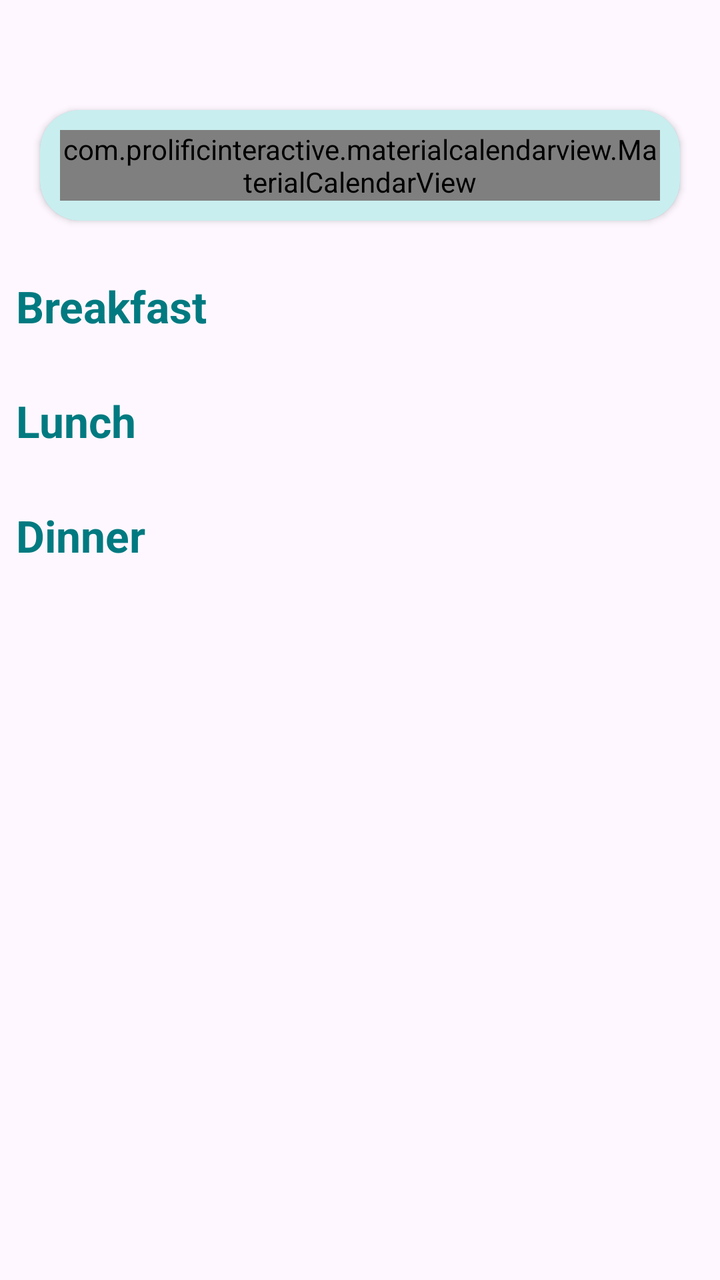
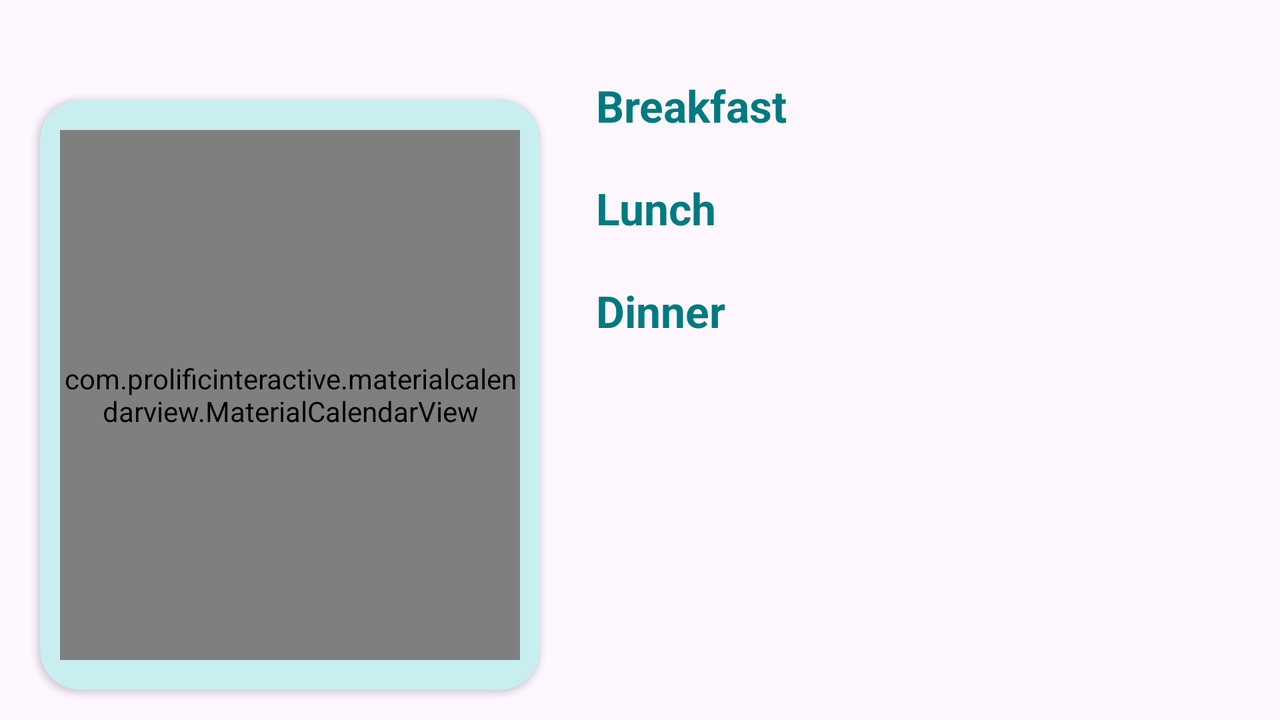

Compare how this app lays out the same screen by default and in its alternative resource folder. The renders come first, then the two layout files and the values they reference.
<!-- AndroidManifest.xml: application theme Theme.FlexMeals -->
<!-- res/layout/fragment_plan.xml -->
<?xml version="1.0" encoding="utf-8"?>
<androidx.constraintlayout.widget.ConstraintLayout xmlns:android="http://schemas.android.com/apk/res/android"
    xmlns:app="http://schemas.android.com/apk/res-auto"
    xmlns:tools="http://schemas.android.com/tools"
    android:layout_width="match_parent"
    android:layout_height="match_parent"
    tools:context=".planFragment.view.PlanFragment">

    <androidx.cardview.widget.CardView
        android:id="@+id/cardView"
        android:layout_width="match_parent"
        android:layout_height="wrap_content"
        android:layout_marginStart="20dp"
        android:layout_marginTop="55dp"
        android:layout_marginEnd="20dp"
        app:cardCornerRadius="20dp"
        app:layout_constraintTop_toTopOf="parent">

        <androidx.constraintlayout.widget.ConstraintLayout
            android:layout_width="match_parent"
            android:layout_height="match_parent"
            android:background="#3600ADB5"
            android:padding="10dp">

            <com.prolificinteractive.materialcalendarview.MaterialCalendarView
                android:id="@+id/calendarView"
                android:layout_width="match_parent"
                android:layout_height="wrap_content"
                app:layout_constraintTop_toTopOf="parent"
                app:mcv_calendarMode="week"
                app:mcv_dateTextAppearance="@style/CustomTextAppearance"
                app:mcv_selectionColor="@color/colorPrimary"
                app:mcv_showOtherDates="all" />

        </androidx.constraintlayout.widget.ConstraintLayout>
    </androidx.cardview.widget.CardView>

    <ScrollView
        android:layout_width="match_parent"
        android:layout_height="0dp"
        android:layout_marginTop="20dp"
        app:layout_constraintBottom_toBottomOf="parent"
        app:layout_constraintStart_toStartOf="parent"
        app:layout_constraintTop_toBottomOf="@id/cardView">

        <androidx.constraintlayout.widget.ConstraintLayout
            android:layout_width="match_parent"
            android:layout_height="wrap_content">

            <TextView
                android:id="@+id/tv_breakfast"
                android:layout_width="match_parent"
                android:layout_height="wrap_content"
                android:layout_marginVertical="8dp"
                android:layout_marginStart="8dp"
                android:text="@string/breakfast"
                android:textColor="@color/colorPrimaryVariant"
                android:textSize="22sp"
                android:textStyle="bold"
                app:layout_constraintStart_toStartOf="parent"
                app:layout_constraintTop_toTopOf="parent" />

            <androidx.recyclerview.widget.RecyclerView
                android:id="@+id/rv_meals"
                android:layout_width="match_parent"
                android:layout_height="wrap_content"
                android:padding="10dp"
                app:layout_constraintTop_toBottomOf="@id/tv_breakfast" />

            <TextView
                android:id="@+id/tv_lunch"
                android:layout_width="match_parent"
                android:layout_height="wrap_content"
                android:layout_marginVertical="8dp"
                android:layout_marginStart="8dp"
                android:text="@string/lunch"
                android:textColor="@color/colorPrimaryVariant"
                android:textSize="22sp"
                android:textStyle="bold"
                app:layout_constraintStart_toStartOf="parent"
                app:layout_constraintTop_toBottomOf="@id/rv_meals" />

            <androidx.recyclerview.widget.RecyclerView
                android:id="@+id/rv_lucnh"
                android:layout_width="match_parent"
                android:layout_height="wrap_content"
                android:padding="10dp"
                app:layout_constraintStart_toStartOf="parent"
                app:layout_constraintTop_toBottomOf="@id/tv_lunch" />

            <TextView
                android:id="@+id/tv_dinner"
                android:layout_width="match_parent"
                android:layout_height="wrap_content"
                android:layout_marginVertical="8dp"
                android:layout_marginStart="8dp"
                android:text="@string/dinner"
                android:textColor="@color/colorPrimaryVariant"
                android:textSize="22sp"
                android:textStyle="bold"
                app:layout_constraintStart_toStartOf="parent"
                app:layout_constraintTop_toBottomOf="@id/rv_lucnh" />

            <androidx.recyclerview.widget.RecyclerView
                android:id="@+id/rv_dinner"
                android:layout_width="match_parent"
                android:layout_height="wrap_content"
                android:padding="10dp"
                app:layout_constraintStart_toStartOf="parent"
                app:layout_constraintTop_toBottomOf="@id/tv_dinner" />

        </androidx.constraintlayout.widget.ConstraintLayout>
    </ScrollView>

</androidx.constraintlayout.widget.ConstraintLayout>
<!-- resources referenced by this layout -->
<resources>
  <color name="colorPrimary">#00ADB5</color>
  <color name="colorPrimaryVariant">#007A80</color>
  <string name="breakfast">Breakfast</string>
  <string name="dinner">Dinner</string>
  <string name="lunch">Lunch</string>
  <style name="CustomTextAppearance" parent="TextAppearance.MaterialComponents.Body1">
          <item name="android:textSize">18sp</item> 
          <item name="android:textColor">@color/colorText</item> 
      </style>
  <style name="Theme.FlexMeals" parent="Base.Theme.FlexMeals" />
  <color name="colorText">#333333</color>
  <style name="Base.Theme.FlexMeals" parent="Theme.Material3.DayNight.NoActionBar">
          
          
          <item name="colorPrimary">@color/colorPrimary</item>
      </style>
</resources>
<!-- res/layout-land/fragment_plan.xml (the repository's variant of the layout above) -->
<!-- drawn on the phone turned sideways -->
<?xml version="1.0" encoding="utf-8"?>
<androidx.constraintlayout.widget.ConstraintLayout xmlns:android="http://schemas.android.com/apk/res/android"
    xmlns:app="http://schemas.android.com/apk/res-auto"
    xmlns:tools="http://schemas.android.com/tools"
    android:layout_width="match_parent"
    android:layout_height="match_parent"
    tools:context=".planFragment.view.PlanFragment">

    <androidx.cardview.widget.CardView
        android:id="@+id/cardView"
        android:layout_width="250dp"
        android:layout_height="match_parent"
        android:layout_marginStart="20dp"
        android:layout_marginTop="50dp"
        android:layout_marginEnd="20dp"
        android:layout_marginBottom="15dp"
        app:cardCornerRadius="20dp"
        app:layout_constraintBottom_toBottomOf="parent"
        app:layout_constraintEnd_toStartOf="@+id/scrollViewContainer"
        app:layout_constraintStart_toStartOf="parent"
        app:layout_constraintTop_toTopOf="parent">

        <androidx.constraintlayout.widget.ConstraintLayout
            android:layout_width="match_parent"
            android:layout_height="match_parent"
            android:background="#3600ADB5"
            android:padding="10dp">

            <com.prolificinteractive.materialcalendarview.MaterialCalendarView
                android:id="@+id/calendarView"
                android:layout_width="match_parent"
                android:layout_height="match_parent"
                android:layout_marginVertical="5dp"
                app:layout_constraintBottom_toBottomOf="parent"
                app:layout_constraintEnd_toEndOf="parent"
                app:layout_constraintStart_toStartOf="parent"
                app:layout_constraintTop_toTopOf="parent"
                app:mcv_calendarMode="month"
                app:mcv_dateTextAppearance="@style/CustomTextAppearance"
                app:mcv_selectionColor="@color/colorPrimary"
                app:mcv_showOtherDates="all" />

        </androidx.constraintlayout.widget.ConstraintLayout>
    </androidx.cardview.widget.CardView>

    <ScrollView
        android:id="@+id/scrollViewContainer"
        android:layout_width="0dp"
        android:layout_height="match_parent"
        android:layout_marginTop="20dp"
        app:layout_constraintBottom_toBottomOf="parent"
        app:layout_constraintEnd_toEndOf="parent"
        app:layout_constraintStart_toEndOf="@+id/cardView"
        app:layout_constraintTop_toTopOf="@id/cardView">

        <androidx.constraintlayout.widget.ConstraintLayout
            android:layout_width="match_parent"
            android:layout_height="wrap_content"
            android:layout_marginVertical="4dp">

            <TextView
                android:id="@+id/tv_breakfast"
                android:layout_width="match_parent"
                android:layout_height="wrap_content"
                android:layout_marginStart="8dp"
                android:layout_marginTop="4dp"
                android:paddingTop="10dp"
                android:text="@string/breakfast"
                android:textColor="@color/colorPrimaryVariant"
                android:textSize="22sp"
                android:textStyle="bold"
                app:layout_constraintStart_toStartOf="parent"
                app:layout_constraintTop_toTopOf="parent" />

            <androidx.recyclerview.widget.RecyclerView
                android:id="@+id/rv_meals"
                android:layout_width="match_parent"
                android:layout_height="wrap_content"
                android:padding="4dp"
                app:layout_constraintTop_toBottomOf="@id/tv_breakfast" />

            <TextView
                android:id="@+id/tv_lunch"
                android:layout_width="match_parent"
                android:layout_height="wrap_content"
                android:layout_marginStart="8dp"
                android:layout_marginTop="4dp"
                android:paddingTop="10dp"
                android:text="@string/lunch"
                android:textColor="@color/colorPrimaryVariant"
                android:textSize="22sp"
                android:textStyle="bold"
                app:layout_constraintStart_toStartOf="parent"
                app:layout_constraintTop_toBottomOf="@id/rv_meals" />

            <androidx.recyclerview.widget.RecyclerView
                android:id="@+id/rv_lucnh"
                android:layout_width="match_parent"
                android:layout_height="wrap_content"
                android:padding="4dp"
                app:layout_constraintTop_toBottomOf="@id/tv_lunch" />

            <TextView
                android:id="@+id/tv_dinner"
                android:layout_width="match_parent"
                android:layout_height="wrap_content"
                android:layout_marginStart="8dp"
                android:layout_marginTop="4dp"
                android:paddingTop="10dp"
                android:text="@string/dinner"
                android:textColor="@color/colorPrimaryVariant"
                android:textSize="22sp"
                android:textStyle="bold"
                app:layout_constraintStart_toStartOf="parent"
                app:layout_constraintTop_toBottomOf="@id/rv_lucnh" />

            <androidx.recyclerview.widget.RecyclerView
                android:id="@+id/rv_dinner"
                android:layout_width="match_parent"
                android:layout_height="wrap_content"
                android:padding="4dp"
                app:layout_constraintTop_toBottomOf="@id/tv_dinner" />

        </androidx.constraintlayout.widget.ConstraintLayout>
    </ScrollView>

</androidx.constraintlayout.widget.ConstraintLayout>
